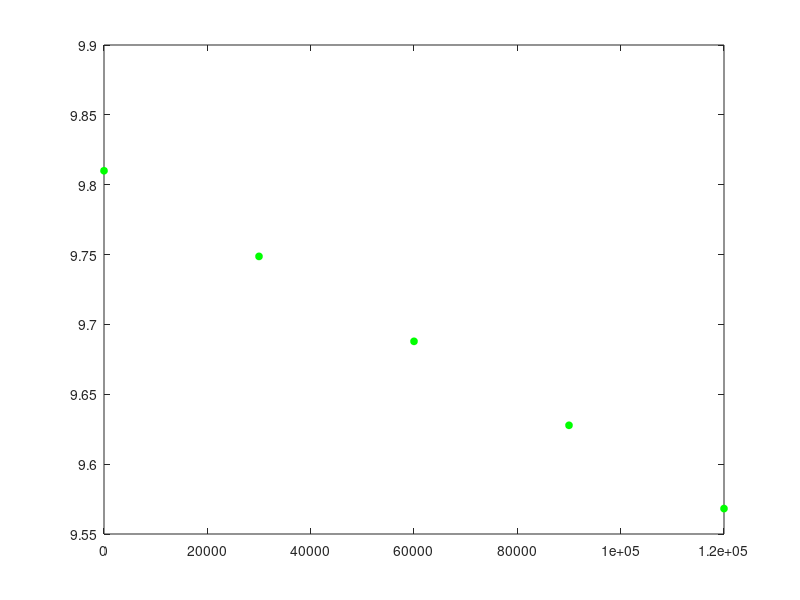

MATLAB code for this plot: (Note: this script raises an error after producing the figure.)
%resolver e ejercicio con todos los dayos 
clear all
clc
y=[0,30000,60000,90000,120000];
g=[9.81,9.7487,9.6879,9.6278,9.5682];
%graficamos
plot(y,g,'o','MarkerSize',5,'MarkerFaceColor','g','MarkerEdgeColor','g');
%calcullar los langrangianos
syms Y
G=0;
for j=1:length(y)
    L=1;
    for i=1:length(y)
        if i~=j
            L=L*(Y-y(i))/(y(j)-y(i));
        end
    end
    G=G+expand(L)*g(j);
end
L=expand(L);
G=vpa(G,8)
hold on
ezplot(G,[9.7,12.1e4]);
grid on
altura=2250;
Gravedad=subs(G,altura)
plot(altura,Gravedad,'+','MarkerSize',5,'MarkerFaceColor','r','MarkerEdgeColor','r');
